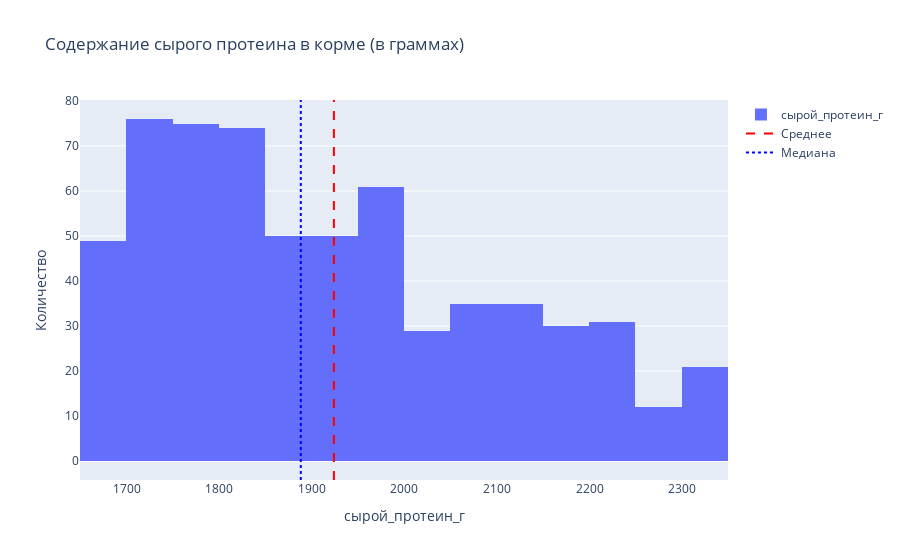

Source (notebook cell):
### Markdown cell above
Показатель "энергетическая_кормовая_единица" имеет один выброс, мультимодальность.  
Средний показатель 14.7. В случае если соблюдаются нормы кормления стельных сухостойных коров, то из этого можно предположить, что средняя корова весит 600 кг и должна показывать средний удой 6500 кг, а это значит что показатели на ферме (6132 кг из графика выше) ниже нормативных.

### Code cell
plot_histogram(main, 'сырой_протеин_г', 'Содержание сырого протеина в корме (в граммах)')

### Figure 1 — Plotly figure (JSON) as saved in the notebook; plotly's stock layout.template omitted (floating-point values rounded to 4 significant figures; data arrays with more than 128 entries replaced by an {"elided": "..."} marker saying what was removed)
{"data": [{"name": "сырой_протеин_г", "nbinsx": 30, "type": "histogram", "x": {"elided": "628 int values"}}, {"line": {"color": "red", "dash": "dash", "width": 2}, "mode": "lines", "name": "Среднее", "type": "scatter", "x": [1924.0], "y": [0]}, {"line": {"color": "blue", "dash": "dot", "width": 2}, "mode": "lines", "name": "Медиана", "type": "scatter", "x": [1888], "y": [0]}], "layout": {"shapes": [{"line": {"color": "red", "dash": "dash", "width": 2}, "name": "Среднее", "type": "line", "x0": 1924.0, "x1": 1924.0, "xref": "x", "y0": 0, "y1": 1, "yref": "paper"}, {"line": {"color": "blue", "dash": "dot", "width": 2}, "name": "Медиана", "type": "line", "x0": 1888, "x1": 1888, "xref": "x", "y0": 0, "y1": 1, "yref": "paper"}], "showlegend": true, "title": {"text": "Содержание сырого протеина в корме (в граммах)"}, "xaxis": {"title": {"text": "сырой_протеин_г"}}, "yaxis": {"title": {"text": "Количество"}}}}
